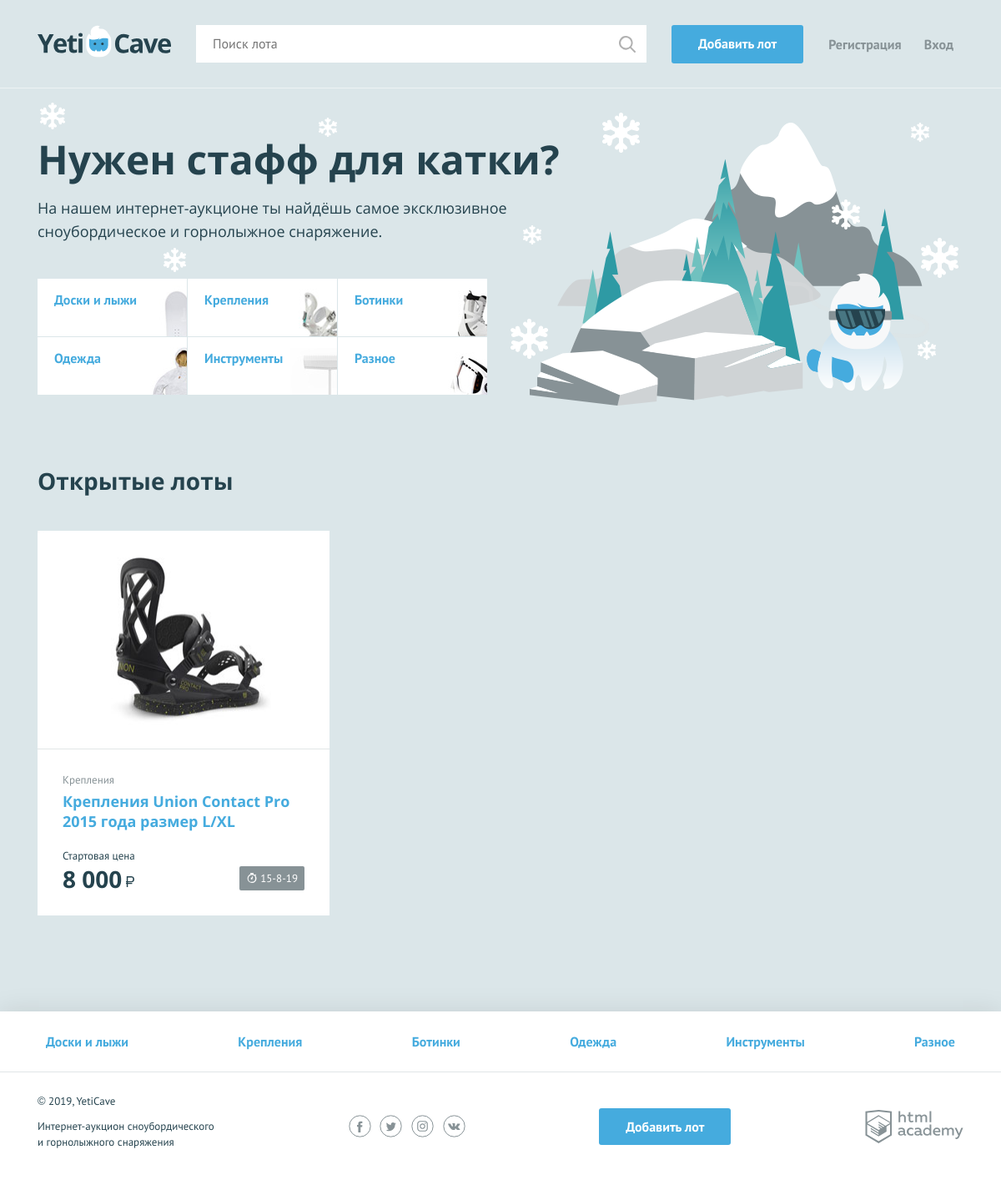
The page / on the database its author committed.
### tables this page shows
CREATE TABLE categories (
id INT AUTO_INCREMENT PRIMARY KEY,
character_code VARCHAR(64) NOT NULL UNIQUE,
name VARCHAR(64) NOT NULL UNIQUE
);

CREATE TABLE lots (
id INT AUTO_INCREMENT PRIMARY KEY,
date_create TIMESTAMP DEFAULT CURRENT_TIMESTAMP NOT NULL,
name VARCHAR(64) NOT NULL,
description TEXT NOT NULL,
image_link VARCHAR(200) NOT NULL,
initial_price INT NOT NULL,
date_end TIMESTAMP NOT NULL,
step_rate INT NOT NULL,
category INT NOT NULL,
user INT NOT NULL,
winner INT,
FOREIGN KEY (category) REFERENCES categories(id),
FOREIGN KEY (user) REFERENCES users(id),
FOREIGN KEY (winner) REFERENCES users(id),
FULLTEXT INDEX lots_search (name, description)
);

### helpers.php (called while the page is built, shortened)
<?php
function include_template($name, array $data = []) {
    $name = 'templates/' . $name;
    extract($data);
    require $name;
    $result = ob_get_clean();
    return $result;
}

### init.php (called while the page is built, shortened)
<?php
require_once 'functions.php';
require_once 'bd.php';
$categories = get_categories($link);
$lots = get_lots($link);
?>

### templates/index.php (the view)
<main class="container">
            <section class="promo">
                <h2 class="promo__title">Нужен стафф для катки?</h2>
                <p class="promo__text">На нашем интернет-аукционе ты найдёшь самое эксклюзивное сноубордическое и
                    горнолыжное снаряжение.</p>
                <ul class="promo__list">
                    <?php foreach ($categories as $value) :?>
                    <li class="promo__item promo__item--<?=$value['character_code']; ?>">
                        <a class="promo__link" href="pages/all-lots.html"><?=$value['name']; ?></a>
                    </li>
                    <?php endforeach; ?>
                </ul>
            </section>
            <section class="lots">
                <div class="lots__header">
                    <h2>Открытые лоты</h2>
                </div>
                <ul class="lots__list">
                    <?php foreach ($lots as $value):  ?>
                    <li class="lots__item lot">
                        <div class="lot__image">
                            <img src="<?=$value['URL']; ?>" width="350" height="260" alt="<?=htmlspecialchars($value['name']); ?>">
                        </div>
                        <div class="lot__info">
                            <span class="lot__category"><?=$value['category']; ?></span>
                            <h3 class="lot__title"><a class="text-link" href="lot.php?id=<?=$value['id']; ?>"><?=htmlspecialchars($value['name']); ?></a></h3>
                            <div class="lot__state">
                                <div class="lot__rate">
                                    <span class="lot__amount">Стартовая цена</span>
                                    <span class="lot__cost"><?=format_price($value['price']); ?></span>
                                </div>
                                <div class="lot__timer timer">
                                <?=timer($value['date_end'])?>
                                </div>
                            </div>
                        </div>
                    </li>
                <?php endforeach; ?>
                </ul>
            </section>
        </main>

### functions.php (shortened to what this page needs)
<?php
require_once 'helpers.php';
function format_price($num) {
    $result = number_format((ceil($num)), 0, '.', ' ');
    $result .= '<b class="rub">р</b>';
    return $result;
};
function timer($date) {
    $dt_end = date_create($date);
    $dt_now = date_create("now");
    $dt_diff = date_diff($dt_now, $dt_end);
    $timer_days = date_interval_format($dt_diff, "%a");
    $result = '';
    if($dt_now > $dt_end) {
        $result = 'лот закрыт';
    } elseif($timer_days < 1 and $dt_now < $dt_end) {
        $result =  date_interval_format($dt_diff, "%h ч %i мин");
    } elseif(0 < $timer_days and $timer_days < 6) {
        $result =  date_interval_format($dt_diff, "%d дн");
    } elseif(5 < $timer_days) {
        $result =  date('j-n-y', strtotime($date));
    }
    return $result;
};
function get_data($request, $link) {
    $result = mysqli_query($link, $request);
    $array = [];
    if($result) {
        $array = mysqli_fetch_all($result, MYSQLI_ASSOC);
    }
    return $array;
};
function get_lots($link) {
    $request = "SELECT l.id, l.name as name, c.name as category, initial_price as price, image_link as URL, date_end
    FROM lots l
    JOIN categories c
    ON category = c.id
    WHERE l.date_end > CURDATE()
    ORDER BY l.date_create DESC
    LIMIT 6";
    $result = get_data($request, $link);
    return $result;
};
function get_categories($link) {
    $request = "SELECT id, character_code, name FROM categories";
    $result = get_data($request, $link);
    return $result;
};
?>

### templates/layout.php (shortened to what this page needs)
<!DOCTYPE html>
<html lang="ru">
<head>
    <link href="../css/normalize.min.css" rel="stylesheet">
    <link href="../css/style.css" rel="stylesheet">
    <link href="../css/flatpickr.min.css" rel="stylesheet">
</head>
<body>
    <div class="page-wrapper">
        <header class="main-header">
            <div class="main-header__container container">
                <a href="/" class="main-header__logo">
                    <img src="../img/logo.svg" width="160" height="39" alt="Логотип компании YetiCave">
                </a>
                <form class="main-header__search" method="get" action="search.php" autocomplete="off">
                    <input type="search" name="search" placeholder="Поиск лота" value="<?=isset($search)? htmlspecialchars($search) : ''; ?>">
                    <input class="main-header__search-btn" type="submit" name="find" value="Найти">
                </form>
                <a class="main-header__add-lot button" href="add.php">Добавить лот</a>
                <nav class="user-menu">
                    <?php if(isset($_SESSION['user'])): ?>
                    <div class="user-menu__logged">
                        <p><?=htmlspecialchars($_SESSION['user']['name']); ?></p>
                        <a class="user-menu__bets" href="my-bets.php">Мои ставки</a>
                        <a class="user-menu__logout" href="logout.php">Выход</a>
                    </div>
                    <?php else: ?>
                    <ul class="user-menu__list">
                        <li class="user-menu__item">
                            <a href="sign-up.php">Регистрация</a>
                        </li>
                        <li class="user-menu__item">
                            <a href="login.php">Вход</a>
                        </li>
                    </ul>
                    <?php endif; ?>
                </nav>
            </div>
        </header>
                    <?=$main_content; ?>
    </div>
    <footer class="main-footer">
        <nav class="nav">
            <ul class="nav__list container">
                <?php foreach ($categories as $value) :?>
                <li class="nav__item">
                    <a href="pages/all-lots.html"><?=$value['name']; ?></a>
                </li>
                <?php endforeach; ?>
            </ul>
        </nav>
        <div class="main-footer__bottom container">
            <div class="main-footer__copyright">
                <p>© 2019, YetiCave</p>
                <p>Интернет-аукцион сноубордического и горнолыжного снаряжения</p>
            </div>
            <div class="main-footer__social social">
                <a class="social__link social__link--facebook" href="#">
                </a>
                <a class="social__link social__link--twitter" href="#">
                </a>
                <a class="social__link social__link--instagram" href="#">
                </a>
                <a class="social__link social__link--vkontakte" href="#">
                </a>
            </div>
            <a class="main-footer__add-lot button" href="add-lot.html">Добавить лот</a>
            <div class="main-footer__developed-by">
                <a class="logo-academy" href="https://htmlacademy.ru/intensive/php">
                </a>
            </div>
        </div>
    </footer>
</body>
</html>

### index.php
<?php
require_once 'init.php';
$lots = get_lots($link);
$main_content = include_template('index.php', ['categories' => $categories, 'lots' => $lots]);
$index_page = include_template('layout.php',
    ['categories' => $categories, 'main_content' => $main_content, 'title' => 'Главная']);
print $index_page;
?>

### rows shown on the page
categories: name "Доски и лыжи"
categories: name "Крепления"
categories: name "Ботинки"
categories: name "Одежда"
categories: name "Инструменты"
categories: name "Разное"
lots: image_link (picture), category.name "Крепления", name "Крепления Union Contact Pro 2015 года размер L/XL", initial_price "8 000", date_end "15-8-19"
